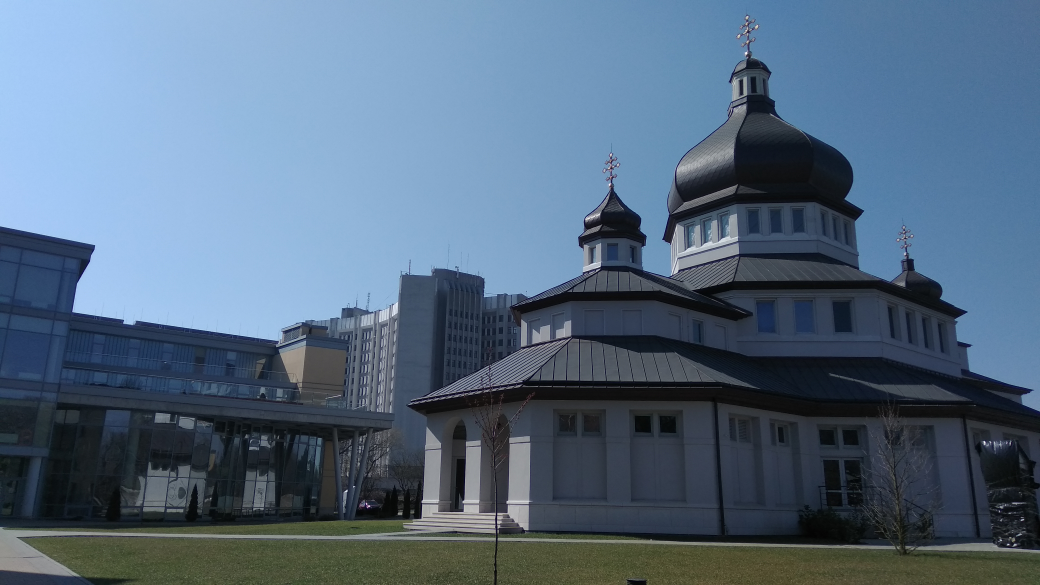
#> input picture data/input/church_1.jpg, 4160 x 2340 px (shown at 1/4 size)
$ python -i stitcher.py   (imports and definitions only)
#> lines starting #> are read from the running program, lines starting #| are printed output that depends on the picture
import numpy as np
import imutils
import cv2


class Stitcher:
    def __init__(self):
        self.isv3 = imutils.is_cv3(or_better=True)

    def stitch(self, images, ratio=.75, reproj_tresh=4., show_matches=False):

        image_b, image_a = images
        kps_a, features_a = self.__detect_and_describe(image_a)
        kps_b, features_b = self.__detect_and_describe(image_b)

        M = self.__match_keypoints(kps_a, kps_b, features_a, features_b, ratio,
                                   reproj_tresh)
        if M is None:
            return None

        matches, H, status = M
        result = cv2.warpPerspective(image_a, H, (
            image_a.shape[1] + image_b.shape[1], image_a.shape[0]))
        result[0:image_b.shape[0], 0:image_b.shape[1]] = image_b

        if show_matches:
            vis = self.__draw_matches(image_a, image_b, kps_a, kps_b, matches,
                                      status)
            return result, vis

        return result

    # [58 lines left out: functions __detect_and_describe, __match_keypoints, __draw_matches, not called in this run]

>>> import cv2
>>> picture = cv2.imread('../../../data/input/church_1.jpg', cv2.IMREAD_GRAYSCALE)
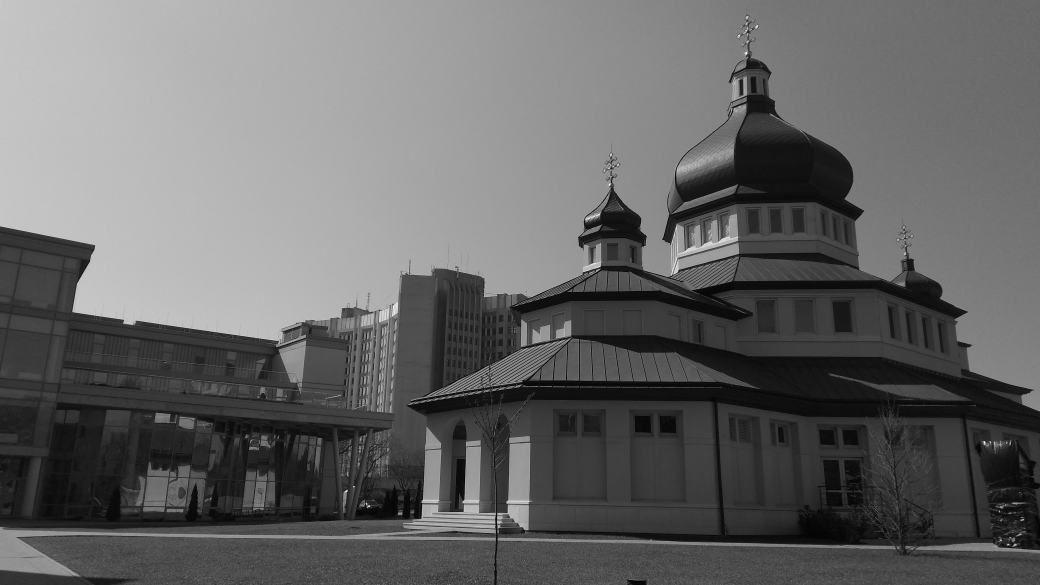
#> picture: shape (2340, 4160) (shown at 1/4 size); min 0, max 255, mean 102.3
>>> result = Stitcher().stitch(picture)
#> (the run stopped early here; a loop or call above may not have finished)

$ run again, on data/input/church_2.jpg
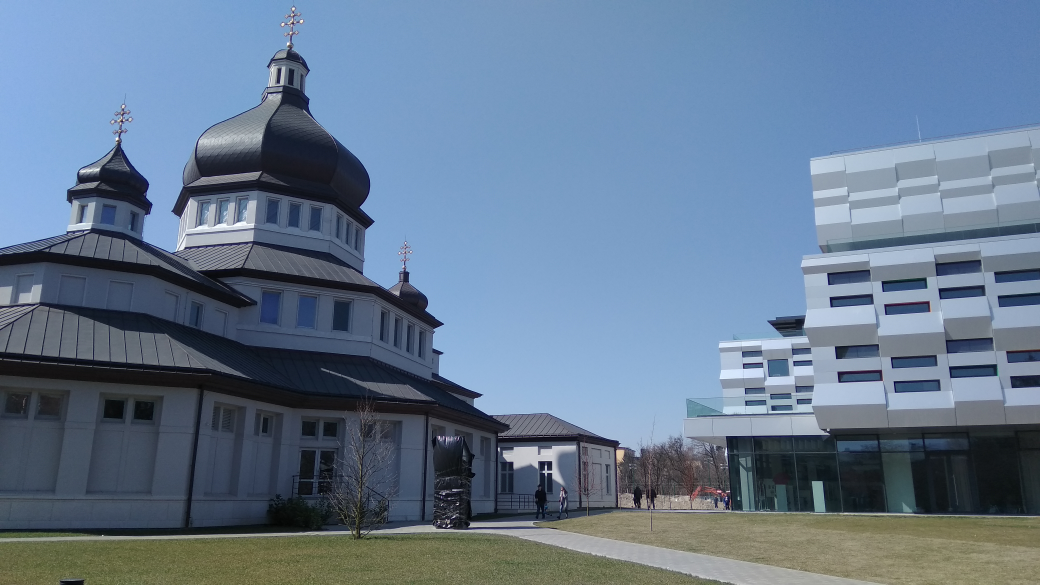
#> input picture data/input/church_2.jpg, 4160 x 2340 px (shown at 1/4 size)
#> `picture = cv2.imread('../../../data/input/church_1.jpg', cv2.IMREAD_GR..`:
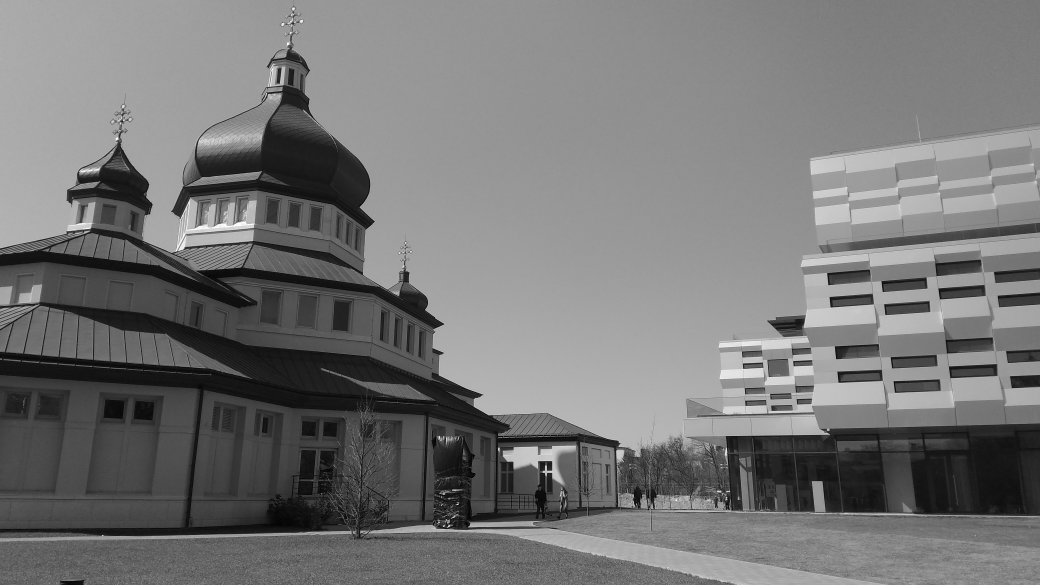
#> picture: shape (2340, 4160) (shown at 1/4 size); min 0, max 255, mean 117.7
